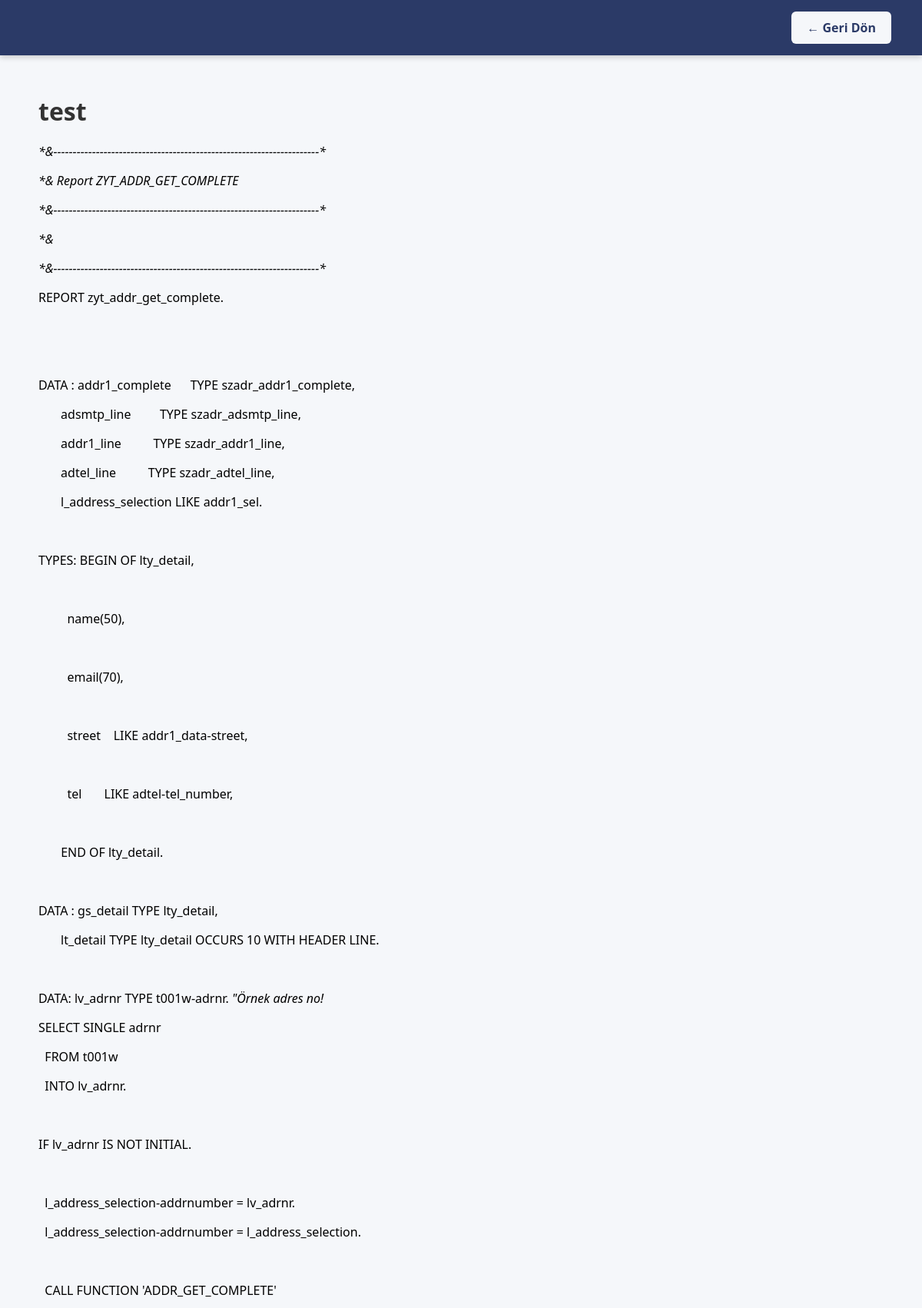
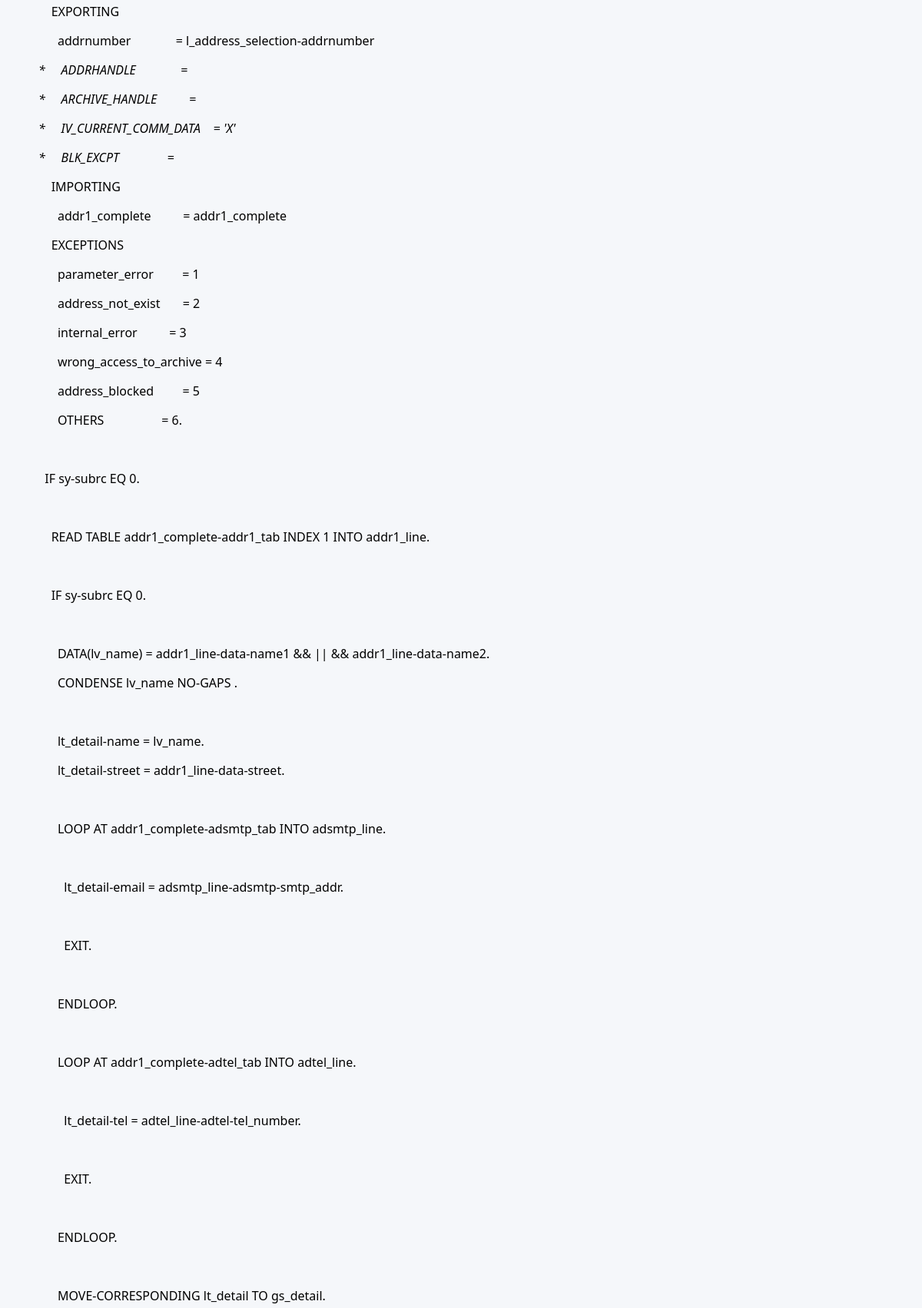
Page /post/7 (upper part) on the committed database (2 pictures, top to bottom).
### app.py (models this page shows, shortened)
class Post(db.Model):
    id = db.Column(db.Integer, primary_key=True)
    title = db.Column(db.String(150), nullable=False)
    content = db.Column(db.Text, nullable=False)
    date_posted = db.Column(db.DateTime, default=datetime.utcnow)

### app.py (the view)
@app.route("/post/<int:id>")
def post(id):
    post_data = Post.query.get_or_404(id)
    return render_template("post.html", post=post_data)

### templates/post.html (shortened to what this page needs)
<!DOCTYPE html>
<html lang="tr">
<head>
  <link rel="stylesheet" href="{{ url_for('static', filename='style.css') }}">
</head>
<body>
  <header>
    <a href="/" class="about-btn">← Geri Dön</a>
  </header>
<div class="post-container">
  <h1>{{ post.title }}</h1>
  <div>{{ post.content | safe }}</div>
</div>
</body>
</html>

### static/style.css (style rules this page uses)
body { font-family: 'Segoe UI', Tahoma, Geneva, Verdana, sans-serif; background-color: #f5f7fa; margin: 0; padding: 0; }
header { display: flex; justify-content: flex-end; align-items: center; background-color: #2b3a67; padding: 15px 40px; box-shadow: 0 2px 8px rgba(0,0,0,0.2); }
.about-btn { background-color: #f5f7fa; color: #2b3a67; border: none; padding: 10px 20px; border-radius: 6px; font-weight: bold; text-decoration: none; transition: all 0.3s ease; }
.post-container { text-align: left; padding-left: 50px; padding-top: 30px; }
h1 { margin-bottom: 20px; color: #333; }

### rows in the picture
Post: title "test", content "*&---------------------------------------------------------------------* *& Report ZYT_ADDR_GET_COMPLETE *&---------------------------------------------------------------------* *& *&---------------------------------------------------------------------* REPORT zyt_addr_get_complete . DATA : addr1_complete TYPE szadr_addr1_complete , adsmtp_line TYPE szadr_adsmtp_line , addr1_line TYPE szadr_addr1_line , adtel_line TYPE szadr_adtel_line , l_address_selection LIKE addr1_sel . TYPES: BEGIN OF lty_detail , name (50), email (70), street LIKE addr1_data - street , tel LIKE adtel - tel_number , END OF lty_detail . DATA : gs_detail TYPE lty_detail , lt_detail TYPE lty_detail OCCURS 10 WITH HEADER…"
